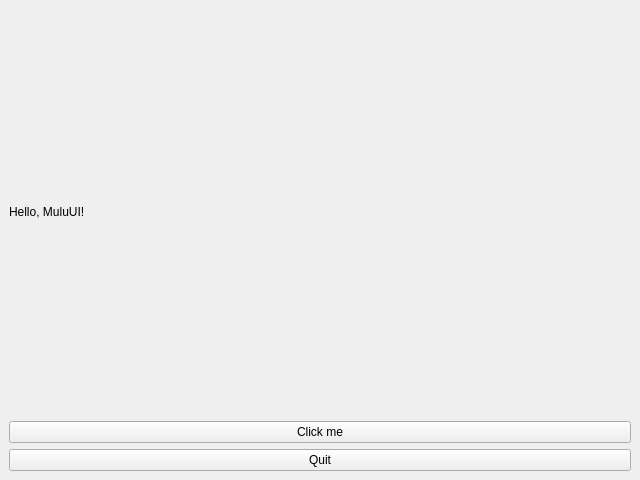
<?xml version="1.0" encoding="UTF-8"?>
<ui version="4.0">
 <class>HelloForm</class>
 <widget class="QMainWindow" name="HelloWindow">
  <property name="geometry">
   <rect>
    <x>0</x>
    <y>0</y>
    <width>640</width>
    <height>480</height>
   </rect>
  </property>
  <property name="windowTitle">
   <string>Hello MuluUI (from .ui)</string>
  </property>
  <widget class="QWidget" name="centralwidget">
   <layout class="QVBoxLayout" name="verticalLayout">
    <item>
     <widget class="QLabel" name="label">
      <property name="text">
       <string>Hello, MuluUI!</string>
      </property>
     </widget>
    </item>
    <item>
     <widget class="QPushButton" name="pushButton">
      <property name="text">
       <string>Click me</string>
      </property>
     </widget>
    </item>
    <item>
     <widget class="QPushButton" name="closeButton">
      <property name="text">
       <string>Quit</string>
      </property>
     </widget>
    </item>
   </layout>
  </widget>
 </widget>
</ui>
